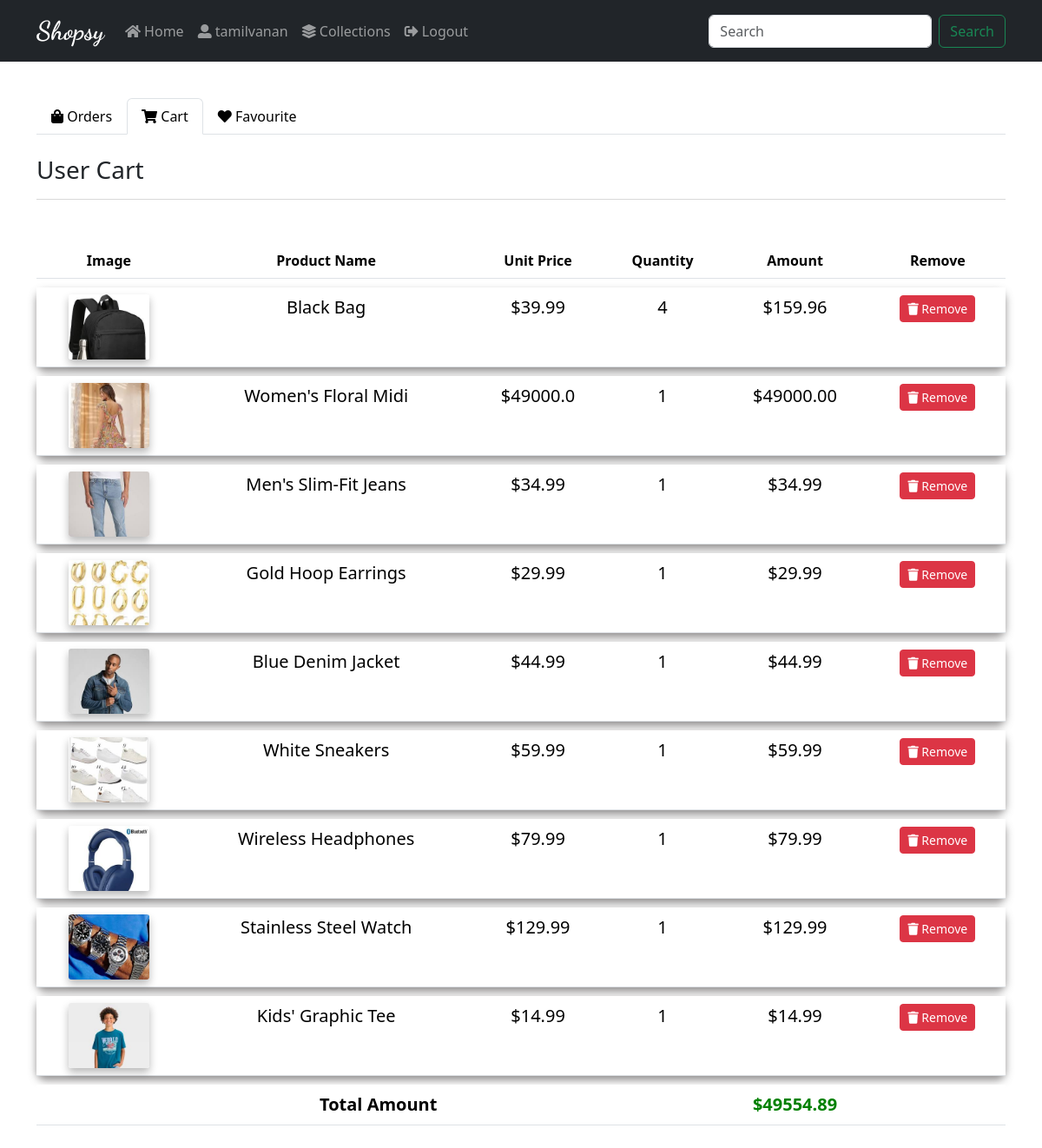
Page /cart/ (signed in) on the committed database.
### webApp/models.py (models this page shows, shortened)
class Cart(models.Model):
    user=models.ForeignKey(User,on_delete=models.CASCADE)
    product=models.ForeignKey(Product,on_delete=models.CASCADE)
    product_quantity=models.IntegerField(null=False,blank=False)
    created_at=models.DateTimeField(auto_now_add=True)

class Product(models.Model):
    category=models.ForeignKey(Category,on_delete=models.CASCADE)
    name=models.CharField(max_length=100,null=False,blank=False)
    image=models.ImageField(upload_to=get_file,null=False,blank=False)
    description=models.TextField(max_length=500,null=False,blank=False)
    status=models.BooleanField(default=False,help_text='0-show , 1-hidden')
    trending=models.BooleanField(default=False,help_text='0-show , 1-hidden')
    created_at=models.DateTimeField(auto_now_add=True)
    vendor = models.CharField(max_length=100,null=False,blank=False)
    quantity=models.IntegerField(null=False,blank=False)
    selling_price=models.FloatField(null=False,blank=False)
    original_price=models.FloatField(null=False,blank=False)

### webApp/views.py (the view)
# urls.py: path('cart/',views.cart,name='cart'),
def cart(request):
    if request.user.is_authenticated:
        cart=Cart.objects.filter(user=request.user.id)
        return render(request,'cart.html',{'cart':cart})
    else:
        return redirect('home')

### webApp/models.py (called while the page is built)
    def __str__(self):
        return self.name

### webApp/templates/cart.html (shortened to what this page needs)
{% extends "layouts/index.html" %}
{% block body %}
<div class="body" style="margin-top: 3cm;">
    <ul class="nav nav-tabs">
      <li class="nav-item">
        <a class="nav-link atext " href='{% url "orders" %}'><i class="fas fa-shopping-bag"></i> Orders</a>
      </li>
      <li class="nav-item">
        <a class="nav-link atext active" href='{% url "cart" %}'><i class="fas fa-shopping-cart"></i> Cart</a>
    </li>
    <li class="nav-item">
        <a class="nav-link atext" href='{% url "favorites" %}'><i class="fas fa-heart"></i> Favourite</a>
    </li>
    </ul>
  <br>
  <h3>User Cart</h3>
  <hr style="color: rgba(0, 0, 0, 0.61);">
  <br>
  <table class="table" style="border-collapse: separate; border-spacing: 0 10px;">
    <tr style=" text-align: center;">
      <th>Image</th>
      <th>Product Name</th>
      <th>Unit Price</th>
      <th>Quantity</th>
      <th>Amount</th>
      <th>Remove</th>
    </tr>
    {% for c in cart %}
    <tr style="text-align: center; margin-top: 2cm;" class="item-row">
      <td><a href="{% url 'product' c.product.category c.product.name %}" class="ttext"><img src="{{c.product.image.url}}" alt="{{c.product.name}}" height="75px"></a></td>
      <td><a href="{% url 'product' c.product.category c.product.name %}" class="ttext"><span class="ttext">{{c.product.name}}</span></a></td>
      <td><a href="{% url 'product' c.product.category c.product.name %}" class="ttext">$<span class="unit-price">{{c.product.selling_price}}</span></a></td>
      <td><a href="{% url 'product' c.product.category c.product.name %}" class="ttext qty">{{c.product_quantity}}</a></td>
      <td><a href="{% url 'product' c.product.category c.product.name %}" class="ttext"><span class="total"></span></a></td>
      <td><a href="{% url 'remove_cart' c.id %}" class="btn btn-danger btn-sm" onclick="return confirm('Are you sure to remove')"><i class="fa fa-trash"></i> Remove</a></td>
    </tr>
    {% endfor %}
    <tr style="text-align: center;font-size: 20px;">
      <th colspan="4">Total Amount</th>
      <td id="total-amount" style="color: green;font-weight: bold;">$0.00</td>
      <td></td>
    </tr>
  </table>
</div>
{% endblock body %}

### webApp/templates/layouts/nav.html (shortened to what this page needs)
<nav class="navbar fixed-top navbar-expand-lg navbar-dark bg-dark">
    <div class="container">
        <a class="navbar-brand shopsy" href="#" color="white">Shopsy</a>
        <div class="collapse navbar-collapse" id="navbarSupportedContent">
            <ul class="navbar-nav me-auto mb-2 mb-lg-0">
                <li class="nav-item">
                    <a class="nav-link" href='{% url "home" %}'><i class="fa fa-home"></i> Home</a>
                </li>
                {% if user.is_authenticated %}
                <li class="nav-item">
                    <a class="nav-link" href='{% url "orders" %}'><i class="fas fa-user-alt"></i> {{user.username}}</a>
                </li>
                <li class="nav-item">
                    <a class="nav-link" href='{% url "collections" %}'><i class="fas fa-layer-group"></i> Collections</a>
                </li>
                    <li class="nav-item">
                        <a class="nav-link" href='{% url "logout" %}'><i class="fas fa-sign-out-alt"></i> Logout</a>
                    </li>
                {% endif %}
            </ul>
            <form class="d-flex" action="{% url 'search_view' %}" method="GET">
                <input class="form-control me-2" type="search" name="q" placeholder="Search" id="search-inp" aria-label="Search">
                <button class="btn btn-outline-success" type="submit" id="search">Search</button>
            </form>
        </div>
    </div>
  </nav>
  <link rel="stylesheet" href="https://cdnjs.cloudflare.com/ajax/libs/font-awesome/5.15.4/css/all.min.css">

### webApp/templates/layouts/nav.html (style rules this page uses)
.navbar-brand { font-size: 1.5rem; font-weight: bold; }
.shopsy { font-family: "Dancing Script", cursive; font-optical-sizing: auto; font-weight:bold; font-style: normal; font-size: 30PX; }

### webApp/templates/cart.html (style rules this page uses)
.item-row { height: 2cm; font-size: 20px; background-color: #ffffffc7; border-radius: 10px; box-shadow: 0px 5px 10px rgba(112, 109, 109, 0.76); transition: all 0.2s ease-in-out; cursor: pointer; }
.ttext { text-decoration: none; color: black; }
img { background-color: #ffffffc7; border-radius: 3px; box-shadow: 0px 5px 10px rgba(14, 14, 14, 0.288); }
.atext { color: black; }

### rows in the picture
Cart: product.image (picture), product.name "Black Bag", product.selling_price "39.99", product_quantity "4"
Cart: product.image (picture), product.name "Women's Floral Midi", product.selling_price "49000.0", product_quantity "1"
Cart: product.image (picture), product.name "Men's Slim-Fit Jeans", product.selling_price "34.99", product_quantity "1"
Cart: product.image (picture), product.name "Gold Hoop Earrings", product.selling_price "29.99", product_quantity "1"
Cart: product.image (picture), product.name "Blue Denim Jacket", product.selling_price "44.99", product_quantity "1"
Cart: product.image (picture), product.name "White Sneakers", product.selling_price "59.99", product_quantity "1"
Cart: product.image (picture), product.name "Wireless Headphones", product.selling_price "79.99", product_quantity "1"
Cart: product.image (picture), product.name "Stainless Steel Watch", product.selling_price "129.99", product_quantity "1"
Cart: product.image (picture), product.name "Kids' Graphic Tee", product.selling_price "14.99", product_quantity "1"

### other values in the picture
{{ user.username }} "tamilvanan"
